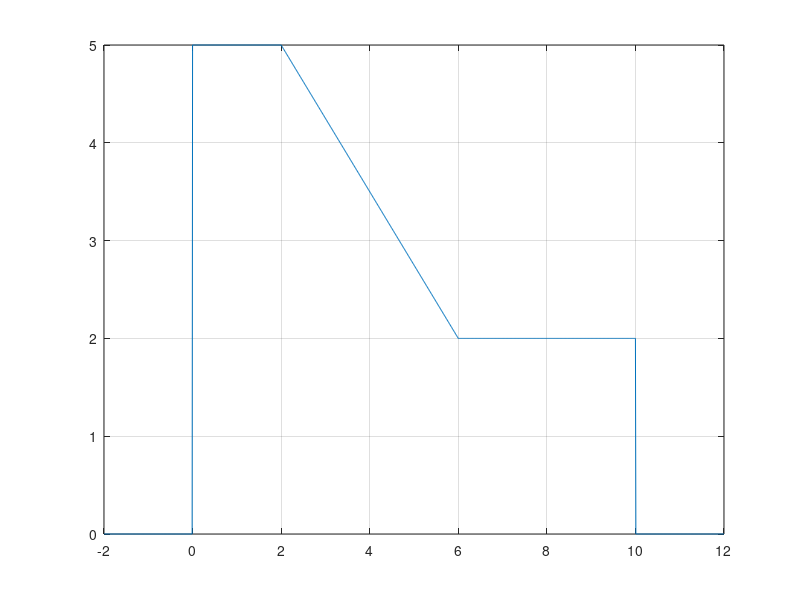

Reproduce this figure in MATLAB. (Note: this script raises an error after producing the figure.)
clear
t=-2:0.01:12;
for k=1:length(t)
    if t(k)>=0 && t(k)<=2
        y(k)=2;
    elseif t(k)>=2 && t(k)<=6
        y(k)=(2/4)*(t(k)-2)+2;
    elseif t(k)>=6 && t(k)<=10
        y(k)=4;
    else
        y(k)=0;
    end
end
plot(t,y)
grid on

t=-2:0.01:12;
for k=1:length(t)
    if t(k)>=0 && t(k)<=2
        y(k)=5;
    elseif t(k)>=2 && t(k)<=6
        y(k)=-(3/4)*(t(k)-6)+2;
    elseif t(k)>=6 && t(k)<=10
        y(k)=2;
    else
        y(k)=0;
    end
end
plot(t,y)
grid on


time=0:0.1:10;
a=1
pi=3.14
y=sin(time)
length(time)
length(y)
y=sin(time)
length(y)
for k=1:length(time)
    if k>=a && k<=pi+a
        y(k)=sin(time)
    end
end
plot(time,y)